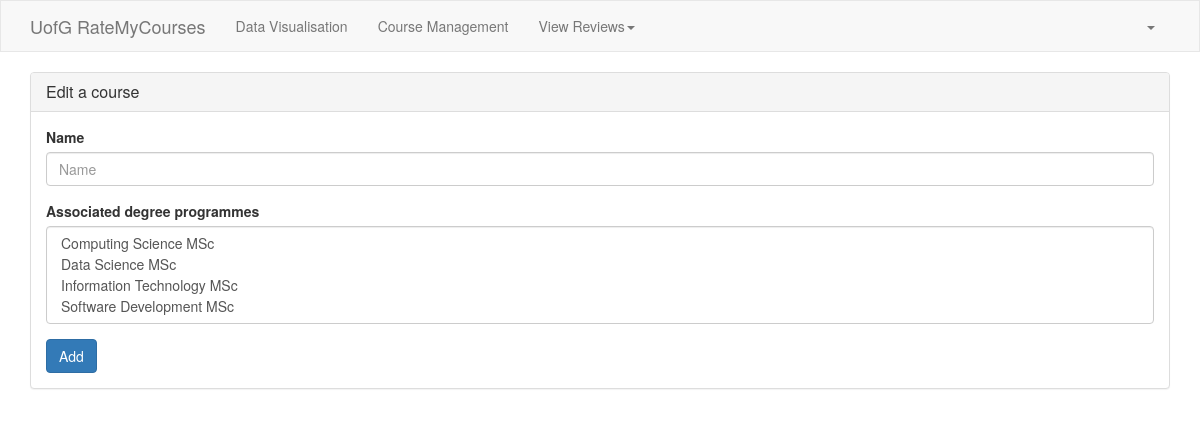
Page /5/course-edit/ on the earlier database version.
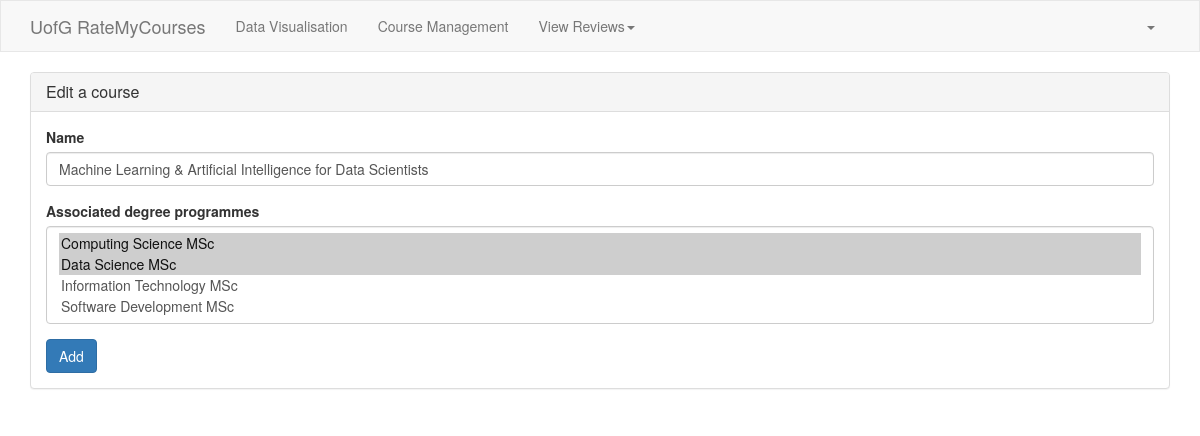
Same page on the later database version.
### rmc/models.py (models this page shows)
class Course(models.Model):
    name = models.CharField(verbose_name="Name", max_length=64)
    associated_degree_programmes = models.ManyToManyField(to="DegreeProgramme", related_name="degree_programme_courses")

### rmc/views.py (the view)
# urls.py: path("<int:courseid>/course-edit/", views.course_edit),
def course_edit(request, courseid):
    row_object = models.Course.objects.filter(id=courseid).first()
    if request.method == "GET":
        form = CourseModelForm(instance=row_object)
        return render(request, "course-edit.html", {"form": form})
    form = CourseModelForm(data=request.POST, instance=row_object)
    if form.is_valid():
        form.save()
        return redirect("/course-management/")
    return render(request, "course-edit.html", {"form": form})

### rmc/views.py
class CourseModelForm(BootStrapModelForm):
    class Meta:
        model = models.Course
        fields = ["name", "associated_degree_programmes"]

### rmc/models.py (called while the page is built)
    def __str__(self):
        return self.name

### rmc/templates/course-edit.html (shortened to what this page needs)
{% extends "layout.html" %}
{% block content %}
    <div class="container">
        <div class="panel panel-default">
            <div class="panel-heading">
                <h3 class="panel-title">Edit a course</h3>
            </div>
            <div class="panel-body">
                <form method="post" novalidate>
                    {% for field in form %}
                        <div class="form-group">
                            <label>{{ field.label }}</label>
                            {{ field }}
                        </div>
                    {% endfor %}
                    <button type="submit" class="btn btn-primary">Add</button>
                </form>
            </div>
        </div>
    </div>
{% endblock %}

Differences in the rows shown:
added Course: form "Machine Learning & Artificial Intelligence for Data Scientists"
Other differences:
form field associated_degree_programmes: "Computing Science MSc / Data Science MSc / Information Technology MSc / Software Development MSc" → "Computing Science MSc ☑ / Data Science MSc ☑ / Information Technology MSc / Software Development MSc"
